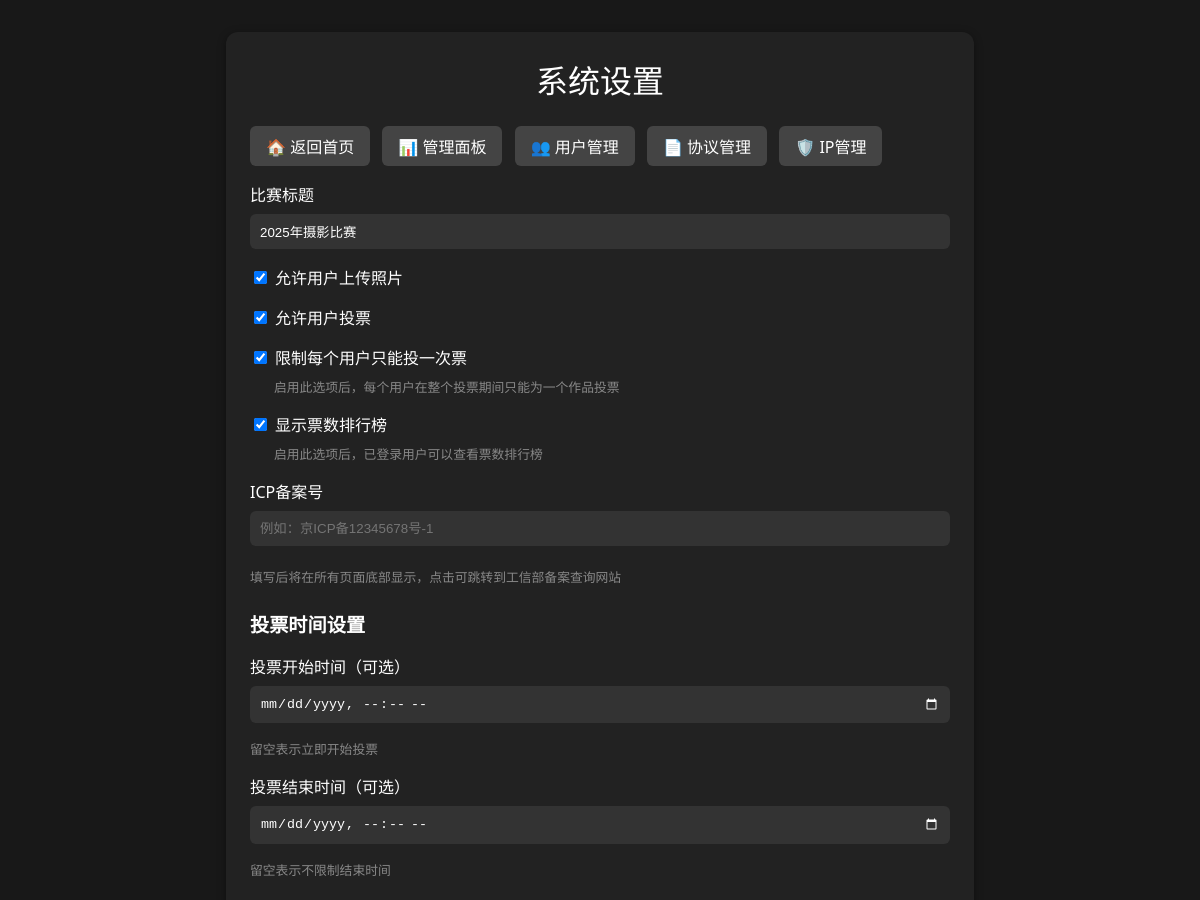
Before: /settings (signed in, upper part) with the older database file.
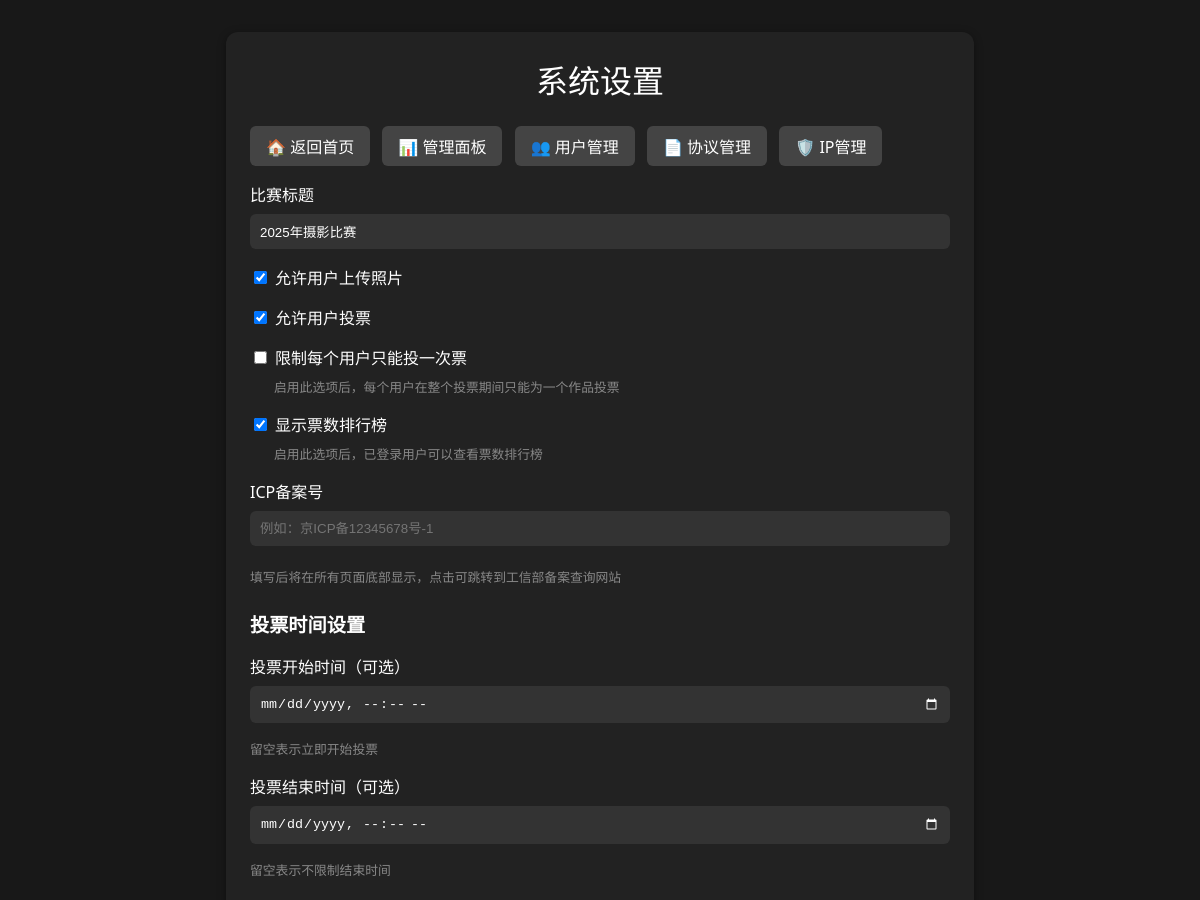
After: the same page with the newer database file.
### src/app.py (models this page shows)
class Settings(db.Model):
    id = db.Column(db.Integer, primary_key=True)
    contest_title = db.Column(db.String(100), default="2025年摄影比赛")
    allow_upload = db.Column(db.Boolean, default=True)
    allow_vote = db.Column(db.Boolean, default=True)
    one_vote_per_user = db.Column(db.Boolean, default=False)  # 限制每个用户只能投一次票
    vote_start_time = db.Column(db.DateTime, nullable=True)  # 投票开始时间
    vote_end_time = db.Column(db.DateTime, nullable=True)    # 投票结束时间
    show_rankings = db.Column(db.Boolean, default=True)  # 是否显示排行榜
    icp_number = db.Column(db.String(100), nullable=True)  # ICP备案号
    risk_control_enabled = db.Column(db.Boolean, default=True)  # 是否启用风控
    max_votes_per_ip = db.Column(db.Integer, default=10)  # 单IP最大投票次数
    vote_time_window = db.Column(db.Integer, default=60)  # 投票时间窗口（分钟）
    max_accounts_per_ip = db.Column(db.Integer, default=5)  # 单IP最大登录账号数
    account_time_window = db.Column(db.Integer, default=1440)  # 账号登录时间窗口（分钟，默认24小时）
    watermark_enabled = db.Column(db.Boolean, default=True)  # 是否启用水印
    watermark_text = db.Column(db.String(200), default="{contest_title}-{student_name}-{qq_number}")  # 水印文本格式
    watermark_opacity = db.Column(db.Float, default=0.3)  # 水印透明度 (0.1-1.0)
    watermark_position = db.Column(db.String(20), default="bottom_right")  # 水印位置
    watermark_font_size = db.Column(db.Integer, default=20)  # 水印字体大小

### src/app.py (the view, shortened to what this page needs)
@app.route('/settings', methods=['GET', 'POST'])
@super_admin_required
def settings():
    settings = get_settings()
    return render_template('settings.html', settings=settings)

### src/app.py (called while the page is built)
def super_admin_required(f):
    @wraps(f)
    def decorated_function(*args, **kwargs):
        if 'user_id' not in session:
            return redirect(url_for('login'))
        user = User.query.get(session['user_id'])
        if not user or not user.is_active:
            session.clear()  # 清除session
            flash('账户已被禁用，请联系管理员')
            return redirect(url_for('login'))
        elif user.role < 3:
            flash('需要系统管理员权限')
            return redirect(url_for('index'))
        return f(*args, **kwargs)
    return decorated_function

def get_settings():
    settings = Settings.query.first()
    if not settings:
        settings = Settings()
        db.session.add(settings)
        db.session.commit()
    return settings

### templates/settings.html (shortened to what this page needs)
<!DOCTYPE html>
<html lang="zh-cn">
<head>
</head>
<body>
    <div class="container">
        <div class="title">系统设置</div>
        <a href="{{ url_for('index') }}" class="nav-btn">🏠 返回首页</a>
        <a href="{{ url_for('admin') }}" class="nav-btn">📊 管理面板</a>
        <a href="{{ url_for('manage_users') }}" class="nav-btn">👥 用户管理</a>
        <a href="{{ url_for('agreement_management') }}" class="nav-btn">📄 协议管理</a>
        <a href="{{ url_for('ip_management') }}" class="nav-btn">🛡️ IP管理</a>
        <form method="post">
            <label for="contest_title">比赛标题</label>
            <input type="text" name="contest_title" id="contest_title" value="{{ settings.contest_title }}" required>
            <div class="checkbox-group">
                <label>
                    <input type="checkbox" name="allow_upload" {% if settings.allow_upload %}checked{% endif %}>
                    允许用户上传照片
                </label>
            </div>
            <div class="checkbox-group">
                <label>
                    <input type="checkbox" name="allow_vote" {% if settings.allow_vote %}checked{% endif %}>
                    允许用户投票
                </label>
            </div>
            <div class="checkbox-group">
                <label>
                    <input type="checkbox" name="one_vote_per_user" {% if settings.one_vote_per_user %}checked{% endif %}>
                    限制每个用户只能投一次票
                </label>
                <small style="color: #888; font-size: 0.8rem; margin-left: 24px; display: block;">
                    启用此选项后，每个用户在整个投票期间只能为一个作品投票
                </small>
            </div>
            <div class="checkbox-group">
                <label>
                    <input type="checkbox" name="show_rankings" {% if settings.show_rankings %}checked{% endif %}>
                    显示票数排行榜
                </label>
                <small style="color: #888; font-size: 0.8rem; margin-left: 24px; display: block;">
                    启用此选项后，已登录用户可以查看票数排行榜
                </small>
            </div>
            <div class="form-group">
                <label for="icp_number">ICP备案号</label>
                <input type="text" id="icp_number" name="icp_number" value="{{ settings.icp_number or '' }}" placeholder="例如：京ICP备12345678号-1">
                <small style="color: #888; font-size: 0.8rem; display: block; margin-top: 5px;">
                    填写后将在所有页面底部显示，点击可跳转到工信部备案查询网站
                </small>
            </div>
            <div class="time-settings">
                <h3 style="color: #fff; margin: 24px 0 16px 0; font-size: 1.2rem;">投票时间设置</h3>
                <label for="vote_start_time">投票开始时间（可选）</label>
                <input type="datetime-local"
                       name="vote_start_time"
                       id="vote_start_time"
                       value="{% if settings.vote_start_time %}{{ settings.vote_start_time.strftime('%Y-%m-%dT%H:%M') }}{% endif %}">
                <small style="color: #888; font-size: 0.8rem; display: block; margin-bottom: 16px;">
                    留空表示立即开始投票
                </small>
                <label for="vote_end_time">投票结束时间（可选）</label>
                <input type="datetime-local"
                       name="vote_end_time"
                       id="vote_end_time"
                       value="{% if settings.vote_end_time %}{{ settings.vote_end_time.strftime('%Y-%m-%dT%H:%M') }}{% endif %}">
                <small style="color: #888; font-size: 0.8rem; display: block; margin-bottom: 16px;">
                    留空表示不限制结束时间
                </small>
            </div>
        </form>
    </div>
</body>
</html>

Changed rows visible on the page:
changed Settings "2025年摄影比赛": one_vote_per_user "☑" → "☐"
